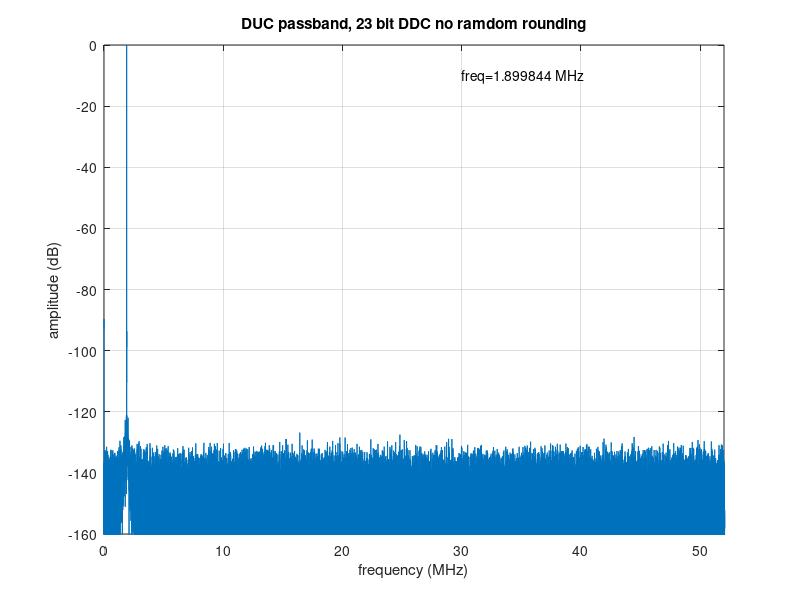
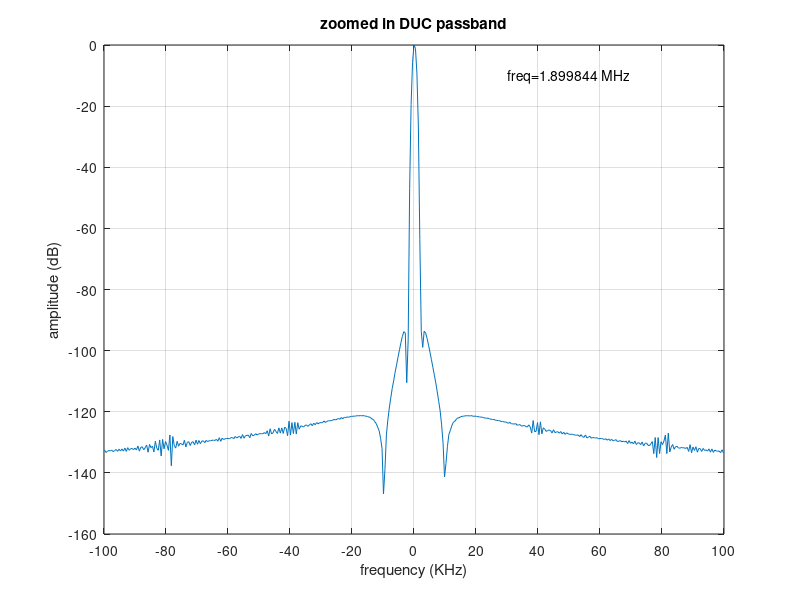

Reproduce these figures in MATLAB, in order.
pkg load signal
clear all;
close all;
clc;


% load file; find length & sample rate
load('ducdata.txt');


%get X range, zero centred FFT
%freqvalues is the freq in MHz of each FFT bin
N=length(ducdata);
fs=122880000;
freqvalues = (-N/2:N/2-1)*(fs/N)*1e-6;

%window and FFT the data
window = blackmanharris(N);
%window = hanning(N);
windoweddata = window.*ducdata;
result = fft(windoweddata);
result = fftshift(result);

%convert to dB, 0dB=top
absolute = abs(result);

% get a 1 sided vector, stareting at DC
absolute1sided=absolute(N/2:N-1);
freqvalues1sided=freqvalues(N/2:N-1);
[largest, index]=max(absolute1sided);
ampl_dB = 20*log10(absolute1sided/largest);
freqoflargest=freqvalues1sided(index);

%plot result
figure(1);
plot(freqvalues1sided, ampl_dB);
yticks(-200:10:0);

xlabel("frequency");
ylabel("amplitude");
xticks (0:10:50);
yticks (-160:20:0);
xlim([0 52]);
ylim([-160 0]);
xlabel("frequency (MHz)");
ylabel("amplitude (dB)");
title('DUC passband, 23 bit DDC no ramdom rounding');
text(30, -10,sprintf("freq=%f MHz", freqoflargest));
grid on;

% now work out a zoomed in view +/-XKHz either side of largest
% extent = amount either side, in Hz
fftbinwidth = fs/N;
extent = 100000;
extent_bins=extent/fftbinwidth;
freq_zoomed = (freqvalues1sided(index-extent_bins:index+extent_bins) - freqoflargest)*1000;
ampl_dB_zoomed = ampl_dB(index-extent_bins:index+extent_bins);

%plot zoomed result
figure(2);
plot(freq_zoomed, ampl_dB_zoomed);
yticks(-200:10:0);

xlabel("frequency");
ylabel("amplitude");
xticks (-100:20:100);
yticks (-160:20:0);
ylim([-160 0]);
xlabel("frequency (KHz)");
ylabel("amplitude (dB)");
title('zoomed in DUC passband');
text(30, -10,sprintf("freq=%f MHz", freqoflargest));
grid on;
